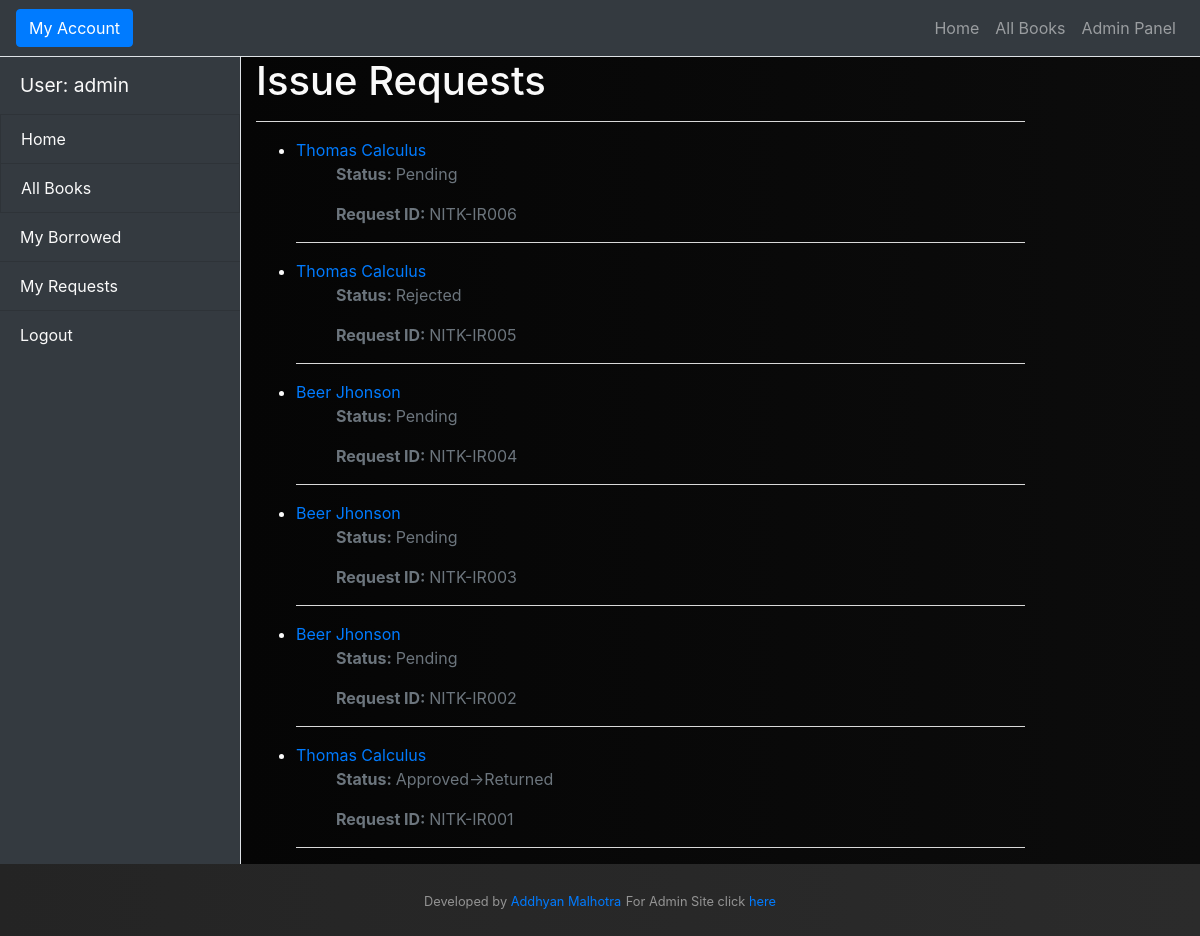
The page /issue/ (signed in) on the database its author committed.
### lms/models.py (models this page shows, shortened)
class IssueRequest(models.Model):
    borrower = models.ForeignKey(User, on_delete=models.DO_NOTHING)
    book = models.ForeignKey('BookInstance', on_delete=models.DO_NOTHING)
    isApproved = models.IntegerField(default=0, choices=[(0, 'Pending'), (1, 'Approved'), (2, 'Rejected'), (3, 'Approved->Returned')])

class BookInstance(models.Model):
    BookId = models.CharField(max_length=13, unique=True)
    ISBN = models.ForeignKey('Book', on_delete=models.CASCADE)
    Condition = models.IntegerField(choices=[(0, 'New'),
                                             (1, 'Good'),
                                             (2, 'Superficial Damage'),
                                             (3, 'Missing Pages')],
                                    default=0)
    available = models.BooleanField(default=True)
    Images = models.ImageField(upload_to='media/', blank=True, null=True)
    last_transaction = models.ForeignKey('Transactions', models.DO_NOTHING, blank=True, null=True)
    class Meta:
        ordering = ['-available']

class Book(models.Model):
    ISBN = models.CharField(max_length=13, unique=True)
    BookTitle = models.CharField(max_length=144)
    Description = models.TextField()
    Images = models.ImageField(upload_to='media/')
    Quantity = models.IntegerField(default=0)
    InStock = models.IntegerField(default=0)

### lms/views.py (the view)
# urls.py: path('issue/', views.IssueRequestsByUserListView.as_view(), name='my-requests'),
class IssueRequestsByUserListView(LoginRequiredMixin, generic.ListView):
    model = BookInstance
    template_name = 'lms/bookinstance_issue_requests_user.html'
    paginate_by = 10
    context_object_name = 'issuerequest_list'
    def get_queryset(self):
        return IssueRequest.objects.filter(borrower=self.request.user).order_by('-id')

### lms/templates/lms/bookinstance_issue_requests_user.html
{% extends "base_generic.html" %}
{% block content %}
    <h1>Issue Requests</h1>
    {% if issuerequest_list %}
        <hr>
        <ul>
        {% for issuerequest in issuerequest_list %}
      <li>
        <a href="../books/{{ issuerequest.ISBN_id }}">{{issuerequest.book.ISBN.BookTitle}}</a>
          <ul>
              <p class="{% if issuerequest.isApproved == '0' %}text-warning{% elif issuerequest.isApproved == '2' %}text-danger{% else %}text-muted{% endif %}"><strong>Status: </strong>{{ issuerequest.get_isApproved_display }}</p>
              <p class="text-muted"><strong>Request ID: </strong>NITK-IR00{{ issuerequest.pk }}</p>
          </ul>
      </li>
            <hr>
        {% endfor %}
        </ul>
    {% else %}
      <p>There are no requests raised.</p>
    {% endif %}
{% endblock %}

### lms/templates/base_generic.html (shortened to what this page needs)
<!DOCTYPE html>
<html lang="en">
<head>
    <link rel="stylesheet" href="https://maxcdn.bootstrapcdn.com/bootstrap/4.4.1/css/bootstrap.min.css">
    {% load static %}
    <link rel="stylesheet" href="{% static 'css/styles.css' %}">
    <nav class="navbar navbar-expand-lg navbar-dark bg-dark border-bottom">
        <button class="btn btn-primary" id="menu-toggle">My Account</button>
        <div class="collapse navbar-collapse" id="navbarSupportedContent">
            <ul class="navbar-nav ml-auto mt-2 mt-lg-0">
                <li class="nav-item">
                    <a class="nav-link" href="{% url 'index' %}">Home </a>
                </li>
                <li class="nav-item">
                    <a class="nav-link" href="{% url 'books' %}">All Books</a>
                </li>
                <li class="nav-item">
                    <a class="nav-link" href="../admin">Admin Panel</a>
                </li>
            </ul>
        </div>
    </nav>
</head>
<body>
<div class="d-flex" id="wrapper">
    <div class="bg-dark border-right" id="sidebar-wrapper">
        {% block sidebar %}
            <div class="sidebar-heading">User:
                {% if user.is_authenticated %}{{ user.get_username }}{% else %} Not Logged In {% endif %}</div>
            <a href="{% url 'index' %}" style="text-decoration:none; color:inherit;"
               class="list-group-item list-group-item-action bg-dark">Home</a>
            <a href="{% url 'books' %}" style="text-decoration:none; color:inherit;"
               class="list-group-item list-group-item-action bg-dark">All Books</a>
            <div class="list-group list-group-flush">
                {% if user.is_authenticated %}
                    <a style="text-decoration:none; color:inherit;" href="{% url 'my-borrowed' %}"
                       class="list-group-item bg-dark">My
                        Borrowed</a>
                    <a style="text-decoration:none; color:inherit;" href="{% url 'my-requests' %}"
                       class="list-group-item list-group-item-action bg-dark">My
                        Requests</a>
                    <a style="text-decoration:none; color:inherit;" href="{% url 'logout' %}"
                       class="list-group-item list-group-item-action bg-dark">Logout</a>
                {% else %}
                    <a style="text-decoration:none; color:inherit;" href="{% url 'login' %}"
                       class="list-group-item list-group-item-action bg-dark">Log-in</a>
                {% endif %}
            </div>
        {% endblock %}
    </div>
    <div id="page-content-wrapper">
        <div class="container-fluid">
            <div class="row">
                <div class="col-sm-10 ">
                    {% block content %}{% endblock %}
                </div>
            </div>
        </div>
    </div>
</div>
<footer class="footer py-4 bg-blue text-white-50">
    <div class="container text-center">
        <small>Developed by <a href="github.com/addhyanmalhotra">Addhyan Malhotra</a></small>
        <small>For Admin Site click <a href="../admin">here</a> </small>
    </div>
</footer>
</body>
</html>

### lms/static/css/styles.css (style rules this page uses)
html, body { color: #fafafa; height: 100%; }
body { background: #242424; background: linear-gradient(to left, #2b2b2b, #242424); }
hr { background: #f2f2f2; }
#wrapper { overflow-x: hidden; }
#sidebar-wrapper { min-height: 100vh; margin-left: -15rem; -webkit-transition: margin .25s ease-out; -moz-transition: margin .25s ease-out; -o-transition: margin .25s ease-out; transition: margin .25s ease-out; }
#sidebar-wrapper .sidebar-heading { padding: 0.875rem 1.25rem; font-size: 1.2rem; }
#sidebar-wrapper .list-group { width: 15rem; }
#page-content-wrapper { min-width: 100vw; }
@media (min-width: 768px) { #sidebar-wrapper { margin-left: 0; } }
@media (min-width: 768px) { #page-content-wrapper { min-width: 0; width: 100%; background: #000000; background: linear-gradient(to left, #0c0c0c, #050505); } }

### rows shown on the page
IssueRequest: book.ISBN.BookTitle "Thomas Calculus", isApproved "Pending", pk "6"
IssueRequest: book.ISBN.BookTitle "Thomas Calculus", isApproved "Rejected", pk "5"
IssueRequest: book.ISBN.BookTitle "Beer Jhonson", isApproved "Pending", pk "4"
IssueRequest: book.ISBN.BookTitle "Beer Jhonson", isApproved "Pending", pk "3"
IssueRequest: book.ISBN.BookTitle "Beer Jhonson", isApproved "Pending", pk "2"
IssueRequest: book.ISBN.BookTitle "Thomas Calculus", isApproved "Approved->Returned", pk "1"

### other values the page prints
{{ user.get_username }} "admin"
